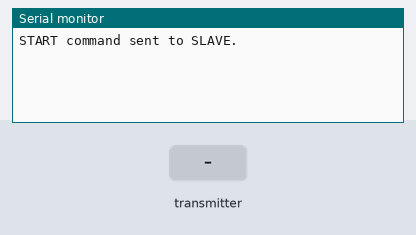
The sketch below on a simulated ESP32. On the bench: the last lines printed to the serial monitor. The inputs (shaded band) are chosen by the test bench.

Above: at 2.2 s.
2.3 s: the transmitter starts sending text = 0
At 2.66 s:
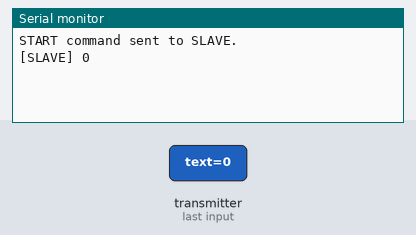
4.3 s: the transmitter starts sending text = 1
At 4.66 s:
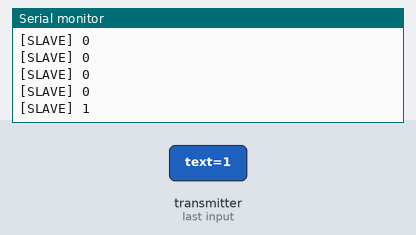

The sketch:

ESP4_MASTER.ino
```cpp
#include <esp_now.h>
#include <WiFi.h>
#include "Message.h"

uint8_t slaveAddress[] = {0xF8, 0xB3, 0xB7, 0x33, 0x23, 0x00}; // Pas dit aan
struct_message outgoingMessage;

void OnDataRecv(const esp_now_recv_info_t *info, const uint8_t *data, int len) {
  struct_message msg;
  memcpy(&msg, data, sizeof(msg));
  Serial.print("[SLAVE] ");
  Serial.println(msg.text);
}

void setup() {
  Serial.begin(115200);
  WiFi.mode(WIFI_STA);
  WiFi.disconnect();
  esp_now_init();
  esp_now_register_recv_cb(OnDataRecv);

  esp_now_peer_info_t peerInfo = {};
  memcpy(peerInfo.peer_addr, slaveAddress, 6);
  peerInfo.channel = 0;
  peerInfo.encrypt = false;
  esp_now_add_peer(&peerInfo);

  delay(1000);
  strcpy(outgoingMessage.text, "START");
  esp_now_send(slaveAddress, (uint8_t *) &outgoingMessage, sizeof(outgoingMessage));
  Serial.println("START command sent to SLAVE.");
}

void loop() {
  // hier kun je in de toekomst knoppen, bluetooth triggers, e.d. integreren
}
```

Message.h
```cpp
// Message.h
#ifndef MESSAGE_H
#define MESSAGE_H

typedef struct struct_message {
  char text[200];
} struct_message;

#endif
```

Measured:
- after the input at 2.3 s, the serial monitor: prints a new line after 0.05 s (image 1)
- after the input at 4.3 s, the serial monitor: prints a new line after 0.05 s (image 2)
